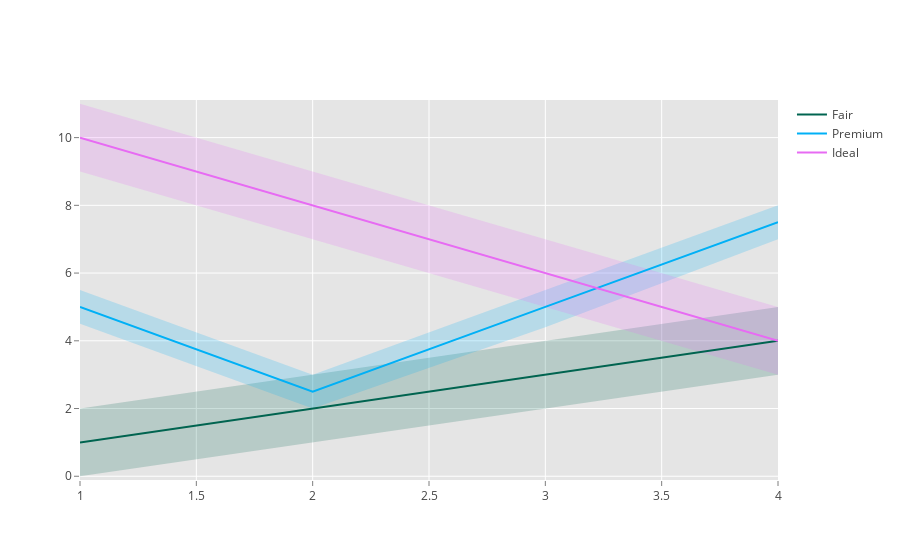

The code cell stored with this chart in its notebook:
### Code cell
trace1 = go.Scatter(
    x=x+x_rev,
    y=y1_upper+y1_lower,
    fill='tozerox',
    fillcolor='rgba(0,100,80,0.2)',
    line=dict(color='rgba(255,255,255,0)'),
    showlegend=False,
    name='Fair',
)
trace2 = go.Scatter(
    x=x+x_rev,
    y=y2_upper+y2_lower,
    fill='tozerox',
    fillcolor='rgba(0,176,246,0.2)',
    line=dict(color='rgba(255,255,255,0)'),
    name='Premium',
    showlegend=False,
)
trace3 = go.Scatter(
    x=x+x_rev,
    y=y3_upper+y3_lower,
    fill='tozerox',
    fillcolor='rgba(231,107,243,0.2)',
    line=dict(color='rgba(255,255,255,0)'),
    showlegend=False,
    name='Fair',
)
trace4 = go.Scatter(
    x=x,
    y=y1,
    line=dict(color='rgb(0,100,80)'),
    mode='lines',
    name='Fair',
)
trace5 = go.Scatter(
    x=x,
    y=y2,
    line=dict(color='rgb(0,176,246)'),
    mode='lines',
    name='Premium',
)
trace6 = go.Scatter(
    x=x,
    y=y3,
    line=dict(color='rgb(231,107,243)'),
    mode='lines',
    name='Ideal',
)

data = [trace1, trace2, trace3, trace4, trace5, trace6]

layout = go.Layout(
    paper_bgcolor='rgb(255,255,255)',
    plot_bgcolor='rgb(229,229,229)',
    xaxis=dict(
        gridcolor='rgb(255,255,255)',
        range=[1,4],
        showgrid=True,
        showline=False,
        showticklabels=True,
        tickcolor='rgb(127,127,127)',
        ticks='outside',
        zeroline=False
    ),
    yaxis=dict(
        gridcolor='rgb(255,255,255)',
        showgrid=True,
        showline=False,
        showticklabels=True,
        tickcolor='rgb(127,127,127)',
        ticks='outside',
        zeroline=False
    ),
)
fig = go.Figure(data=data, layout=layout)
iplot(fig, filename= 'shaded_lines')

### Figure 1 — Plotly figure (JSON) as saved in the notebook; plotly's stock layout.template omitted (floating-point values rounded to 4 significant figures)
{"data": [{"fill": "tozerox", "fillcolor": "rgba(0,100,80,0.2)", "line": {"color": "rgba(255,255,255,0)"}, "name": "Fair", "showlegend": false, "type": "scatter", "uid": "fe994fe2-aa38-49f6-9a8f-70c9c1acb05b", "x": [1, 2, 3, 4, 4, 3, 2, 1], "y": [2, 3, 4, 5, 3, 2, 1, 0]}, {"fill": "tozerox", "fillcolor": "rgba(0,176,246,0.2)", "line": {"color": "rgba(255,255,255,0)"}, "name": "Premium", "showlegend": false, "type": "scatter", "uid": "14c2dad7-b868-48e7-8d78-86ef56056e58", "x": [1, 2, 3, 4, 4, 3, 2, 1], "y": [5.5, 3, 5.5, 8, 7, 4.4, 2, 4.5]}, {"fill": "tozerox", "fillcolor": "rgba(231,107,243,0.2)", "line": {"color": "rgba(255,255,255,0)"}, "name": "Fair", "showlegend": false, "type": "scatter", "uid": "bebf629a-f53e-496e-a2e3-e2f865822d25", "x": [1, 2, 3, 4, 4, 3, 2, 1], "y": [11, 9, 7, 5, 3, 5, 7, 9]}, {"line": {"color": "rgb(0,100,80)"}, "mode": "lines", "name": "Fair", "type": "scatter", "uid": "5b23318d-4e05-4f0f-9a6d-78c5eeb9b369", "x": [1, 2, 3, 4], "y": [1, 2, 3, 4]}, {"line": {"color": "rgb(0,176,246)"}, "mode": "lines", "name": "Premium", "type": "scatter", "uid": "3e4d7f38-d0b1-4d11-aeea-0435d7cff73b", "x": [1, 2, 3, 4], "y": [5, 2.5, 5, 7.5]}, {"line": {"color": "rgb(231,107,243)"}, "mode": "lines", "name": "Ideal", "type": "scatter", "uid": "7a6237ea-9d37-4c2e-a00d-162dbe0b8cde", "x": [1, 2, 3, 4], "y": [10, 8, 6, 4]}], "layout": {"paper_bgcolor": "rgb(255,255,255)", "plot_bgcolor": "rgb(229,229,229)", "xaxis": {"gridcolor": "rgb(255,255,255)", "range": [1, 4], "showgrid": true, "showline": false, "showticklabels": true, "tickcolor": "rgb(127,127,127)", "ticks": "outside", "zeroline": false}, "yaxis": {"gridcolor": "rgb(255,255,255)", "showgrid": true, "showline": false, "showticklabels": true, "tickcolor": "rgb(127,127,127)", "ticks": "outside", "zeroline": false}}}
